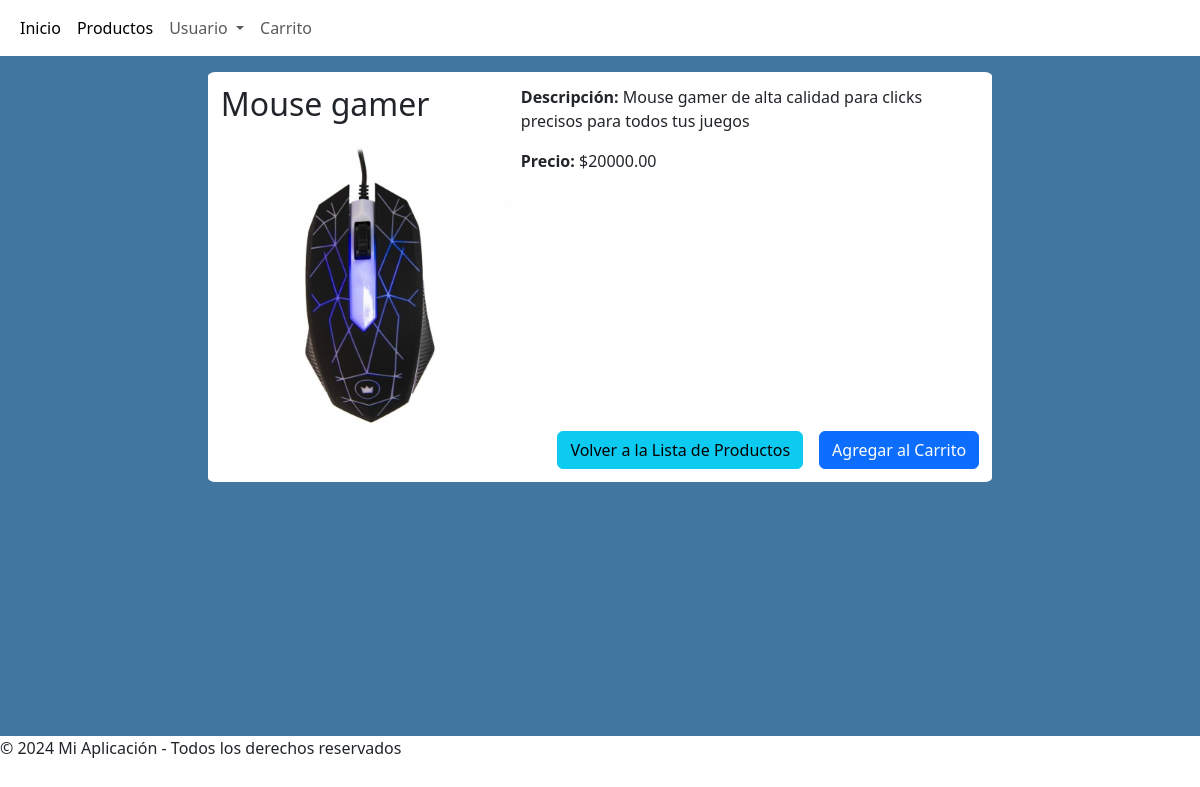
Page /products/detalle/1/ on the earlier database version.
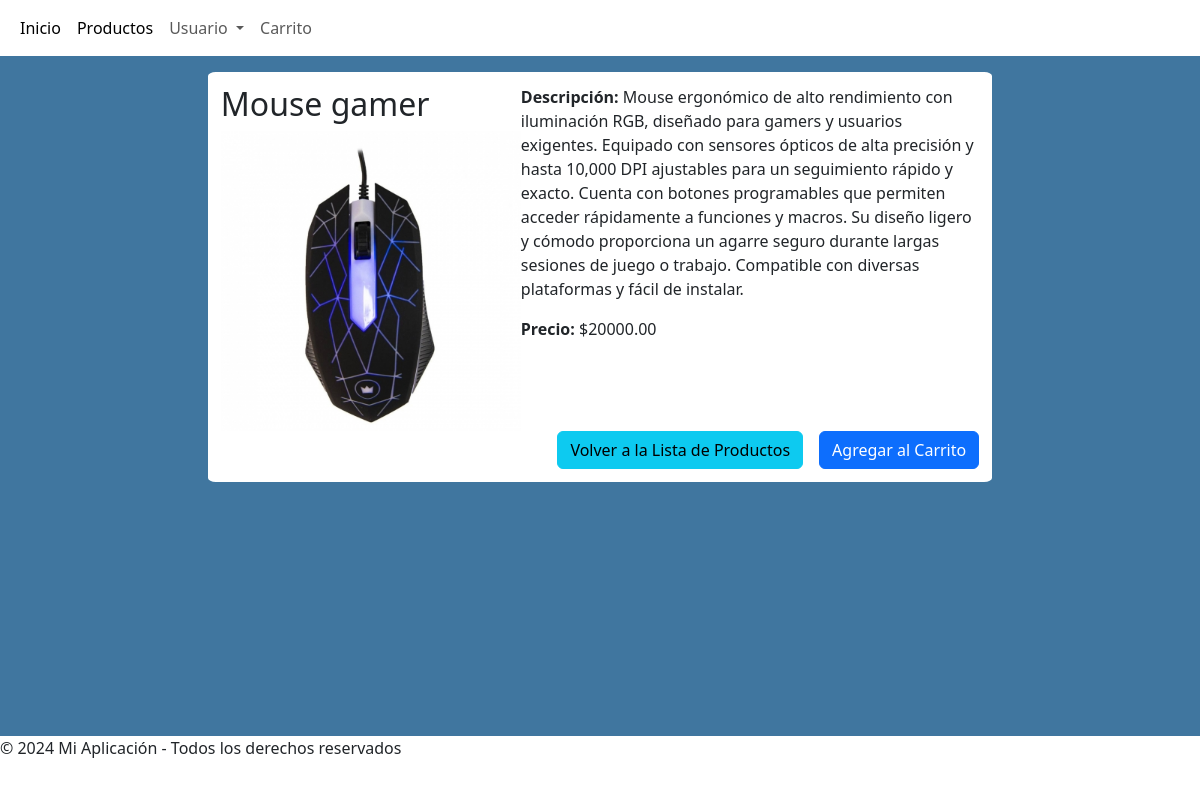
Same page on the later database version.
### products/models.py (models this page shows, shortened)
class Producto(models.Model):
    nombre = models.CharField(max_length=100)
    descripcion = models.TextField()
    precio = models.DecimalField(max_digits=10, decimal_places=2)
    imagen = models.ImageField(upload_to='imagenes_productos/')

### products/views.py (the view)
# urls.py: path('detalle/<int:producto_id>/', detalle_producto, name='detalle_producto'),
def detalle_producto(request, producto_id):
    producto = get_object_or_404(Producto, id=producto_id)
    return render(request, 'products/detalle_producto.html', {'producto': producto})

### Templates/products/detalle_producto.html (shortened to what this page needs)
{% extends 'base.html' %}
{% load static %}
{% block content %}
<div class="detalle">
    <div class="producto">
        <div>
            <h2>{{ producto.nombre }}</h2>
            {% if producto.imagen %}
                <img src="{{ producto.imagen.url }}" alt="{{ producto.nombre }}" style="max-width: 300px;">
            {% endif %}
        </div>
        <div>
            <p><strong>Descripción:</strong> {{ producto.descripcion }}</p>
            <p><strong>Precio:</strong> ${{ producto.precio }}</p>
        </div>
    </div>
    <div class="botones">
        <a href="{% url 'listar_productos' %}">
            <button class="btn btn-info">Volver a la Lista de Productos</button>
        </a>
        <form action="{% url 'agregar_al_carrito' producto.id %}" method="post">
            <button type="submit" class="btn btn-primary">Agregar al Carrito</button>
        </form>
    </div>
</div>
{% endblock %}

Differences in the rows shown:
changed Producto "Mouse gamer": descripcion "Mouse gamer de alta calidad para clicks precisos para todos tus juegos" → "Mouse ergonómico de alto rendimiento con iluminación RGB, diseñado para gamers y usuarios exigentes. Equipado con sensores ópticos de alta precisión y hasta 10,000 DPI ajustables para un seguimiento rápido y exacto. Cuenta con botones programables que permiten acceder rápidamente a funciones y macros. Su diseño ligero y cómodo proporciona un agarre seguro durante largas sesiones de juego o trabajo. Compatible con diversas plataformas y fácil de instalar."
